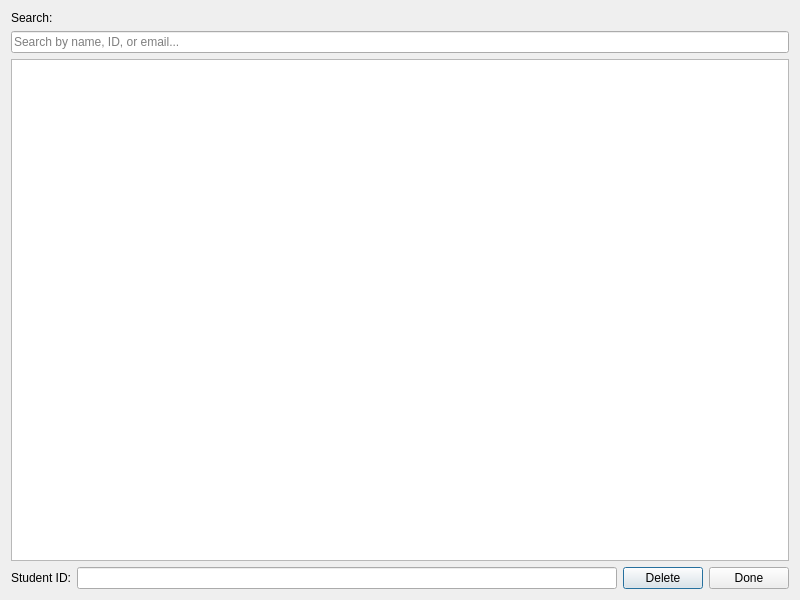
<?xml version="1.0" encoding="UTF-8"?>
<ui version="4.0">
 <class>viewdeletestudent</class>
 <widget class="QDialog" name="viewdeletestudent">
  <property name="geometry">
   <rect>
    <x>0</x>
    <y>0</y>
    <width>800</width>
    <height>600</height>
   </rect>
  </property>
  <property name="windowTitle">
   <string>View/Delete Students</string>
  </property>
  <layout class="QVBoxLayout" name="verticalLayout">
   <item>
    <widget class="QLabel" name="searchLabel">
     <property name="text">
      <string>Search:</string>
     </property>
    </widget>
   </item>
   <item>
    <widget class="QLineEdit" name="searchLineEdit">
     <property name="placeholderText">
      <string>Search by name, ID, or email...</string>
     </property>
    </widget>
   </item>
   <item>
    <widget class="QTableWidget" name="tableWidget"/>
   </item>
   <item>
    <layout class="QHBoxLayout" name="horizontalLayout">
     <item>
      <widget class="QLabel" name="idLabel">
       <property name="text">
        <string>Student ID:</string>
       </property>
      </widget>
     </item>
     <item>
      <widget class="QLineEdit" name="idLineEdit"/>
     </item>
     <item>
      <widget class="QPushButton" name="Delete_Button">
       <property name="text">
        <string>Delete</string>
       </property>
      </widget>
     </item>
     <item>
      <widget class="QPushButton" name="Done_Button">
       <property name="text">
        <string>Done</string>
       </property>
      </widget>
     </item>
    </layout>
   </item>
  </layout>
 </widget>
 <resources/>
 <connections/>
</ui>
